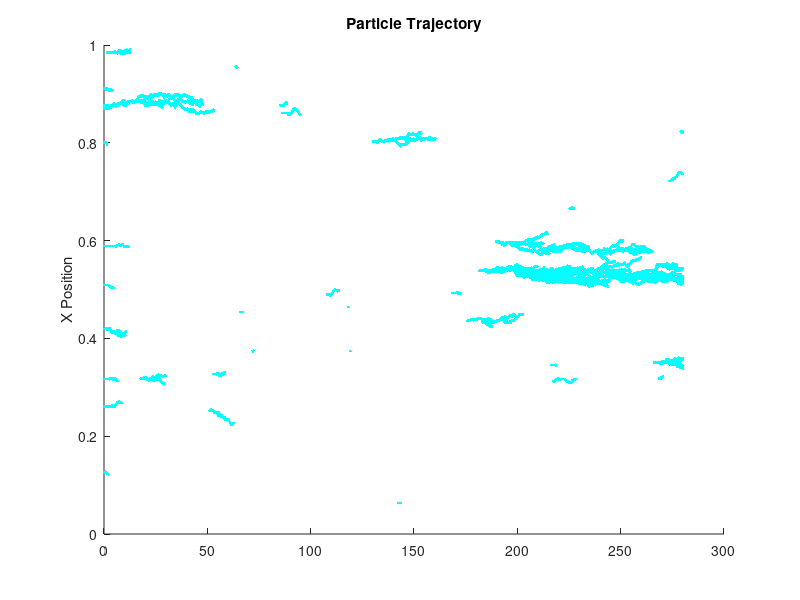

This figure's MATLAB source:
% *** THIS PROGRAM DEALS W/ ONE CHEMICAL SPECIES WITH A BINDING AND UNBINDING REACTION, WITH NO FEEDBACK ***

% rates: r_bind = k_bind * (1-a)
% 			 r_unbind = k_unbind * a

N = 100; % The number of molecules
N_bound_start = N / 10; % amount bound at the start
T = 8000; % Number of reactions
k_bind = 0.001; % Binding rate constant (Transitions from uniform to clusters at k_bind/k_fee
k_unbind = 0.6; % Unbinding rate constant
k_feedback = 1.0; % Feedback rate constant
L = 1; % Length of cell membrane
v_x = 0.01; % Velocity for random walk
p = 0.5; % Probability of moving to the right in random walk (0.5 for no bias)

% X(1,:) is a bool representing whether each particle is bound or not.
X(1,:,:) = zeros(1,N,T+1);
X(1,1:N_bound_start,1) = 1;
% X(2,:) is a float representing the position of each particle.
X(2,1:N_bound_start,1) = (L * rand(1, N_bound_start));
X(2,(N_bound_start+1):N,1) = nan;

unbind_num = 0;
bind_num = 0; 
feedback_num = 0;

% A(1, :) is a float representing the proportion of chemical A that is bound.
% A(2, :) is the time that this value is recorded.
A = zeros(2,T);
W_1 = rand(1,T+1);
W_2 = rand(1,T+1);
W_3 = rand(1,T+1);
% This odd index is due to using i-1 to gather the value of the last index in each of the arrays, and I didn't want to add a switch statement every time for i = 1. This is more computationally efficient
for i = 2:(T+1)
	% set the position to the position of the previous time.
	X(1,:,i) = X(1,:,i-1);
	X(2,:,i) = X(2,:,i-1);

	% Setting the rates at the start of each loop
	n = sum(X(1,:,i)); % Number of bound particles
	r_bind = k_bind*(N-n);
	r_unbind = k_unbind*n;
	r_feedback = k_feedback*(n/N)*(N - n);
	r_sum = r_bind + r_unbind + r_feedback;

	% Generating a random number for use in Gillespie Algo

	tau = (1 / r_sum) * log(1 / W_1(i));

	% Picking the reaction using Gillespie Algo
  if (r_sum * W_2(i) < r_bind)
		unbound_list = find(X(1,:,i) == 0);
		unbound_index = unbound_list(randi(length(unbound_list)));
		X(1,unbound_index,i) = 1;
		X(2,unbound_index,i) = L * W_3(i);
		bind_num = bind_num + 1;
	elseif (r_bind <  (r_sum * W_2(i))) && ((r_sum * W_2(i)) <= (r_bind + r_unbind))
		bound_list = find(X(1,:,i) == 1);
		bound_index = bound_list(randi(length(bound_list)));
		X(1,bound_index,i) = 0;
		X(2,bound_index,i) = nan;
		unbind_num = unbind_num + 1;
	else 
		unbound_list = (X(1,:,i) == 0);
		unbound_index = randi(length(unbound_list));
		
		bound_list= (X(1,:,i) == 1);
		bound_index = randi(length(bound_list));

		X(1,unbound_index,i) = 1;
		X(2,unbound_index,i) = X(2,bound_index,i);
		feedback_num = feedback_num + 1;
	end

	% Creates masks for bound & unbound values
	unbound = (X(1,:,i) == 0);
	bound = (X(1,:,i) == 0);
	X(2,unbound,i) = X(2,unbound,i-1);
	random_steps = ((2 * randi(2, 1, length(X(2,bound,i)))) - 3) * v_x * tau;
	X(2,bound,i) = mod(X(2,bound,i) + random_steps, L);

	% Updating proportion and time for A
	A(:, i) = [(sum(X(1, :,i)) / N), (A(2, i-1) + tau)];
end
%for i = 2:(T+1)
	% Creates masks for bound & unbound values
%	unbound = (X(1,:,i) == 0);
%	bound = (X(1,:,i) == 0);
%	X(2,unbound,i) = X(2,unbound,i-1);
%	random_steps = ((2 * randi(2, 1, length(X(2,bound,i)))) - 3) * v_x * (X(1,1,i) - X(1,1,i-1));
%	X(2,bound,i) = mod(X(2,bound,i-1) + random_steps, L);
%end

% The steady state  f the concentration for the ODE version of this is:
%a_steady_state = 1 - (k_unbind/k_feedback);


%Setting up the ODE to plot
%[t, a] =  ode45(@(t, a) k_bind * (1 - a) + k_feedback * (1 - a) * a  - k_unbind * a, [0, A(2,T)], A(1,1));

%subplot(1,3,1);
%ODE plot
%plot(t,a); hold on;

%Stochastic Plot
%plot(A(2,:),A(1,:));

%Steady state comparison
%yline(a_steady_state);

%Title and labels
%title('Simple Binding-Unbinding Model w/ ODE Comparison');
%xlabel('Time');
%ylabel('Bound Proportion of Chemical A');

%Plotting a histogram of particle location
%subplot(1,3,2);
%hist(X(2,:,T),20);

%title('Histogram of Particle Position at the Ending Time');
%xlabel('Position of Particles');
%ylabel('Number of Particles');

%subplot(1,3,3);

for n = 1:N
	hold on;
	scatter(A(2,:),X(2,n,:),"c",".");
end
title('Particle Trajectory');
ylabel('X Position');
xlabel = ('time');
unbind_num, bind_num, feedback_num  
